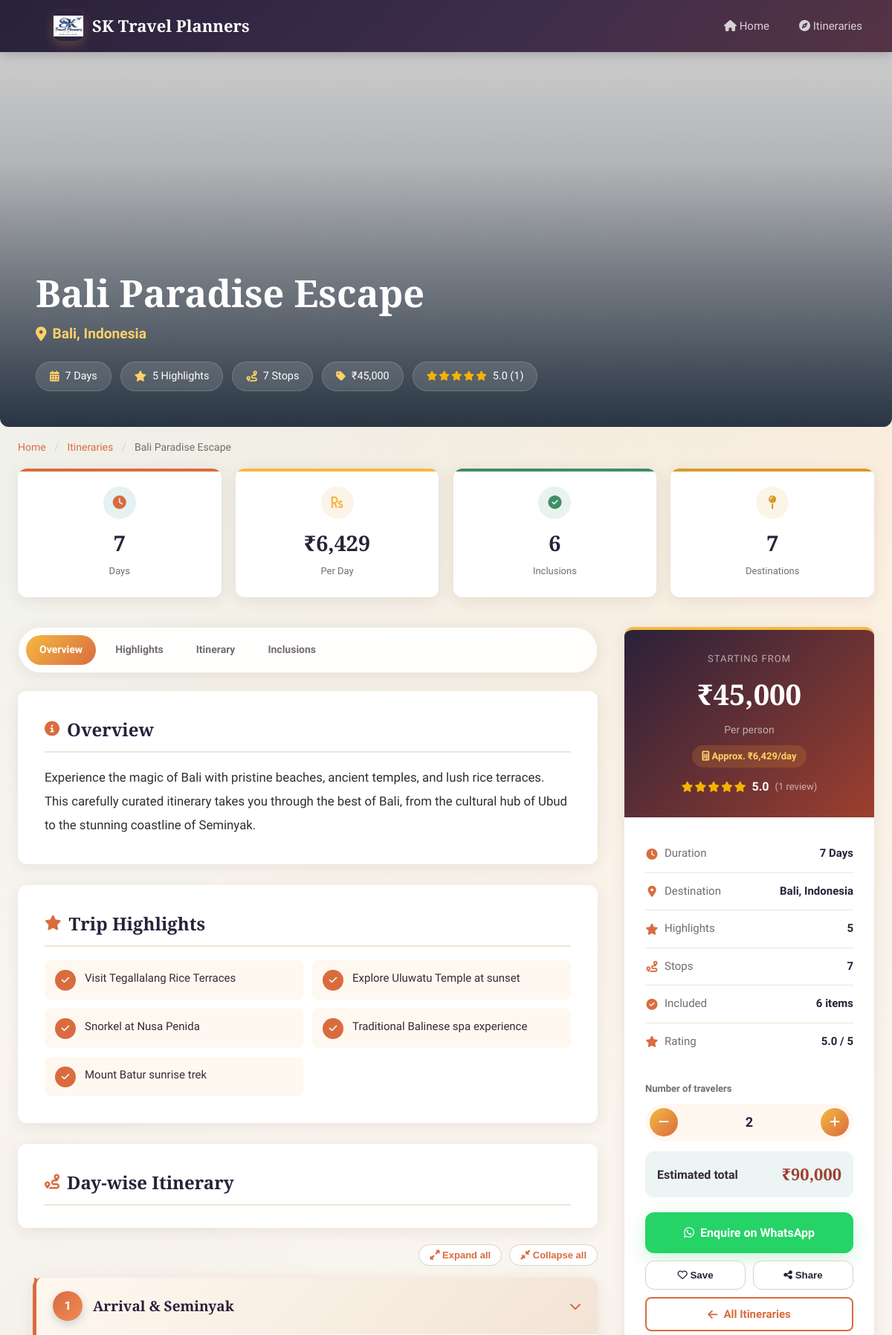
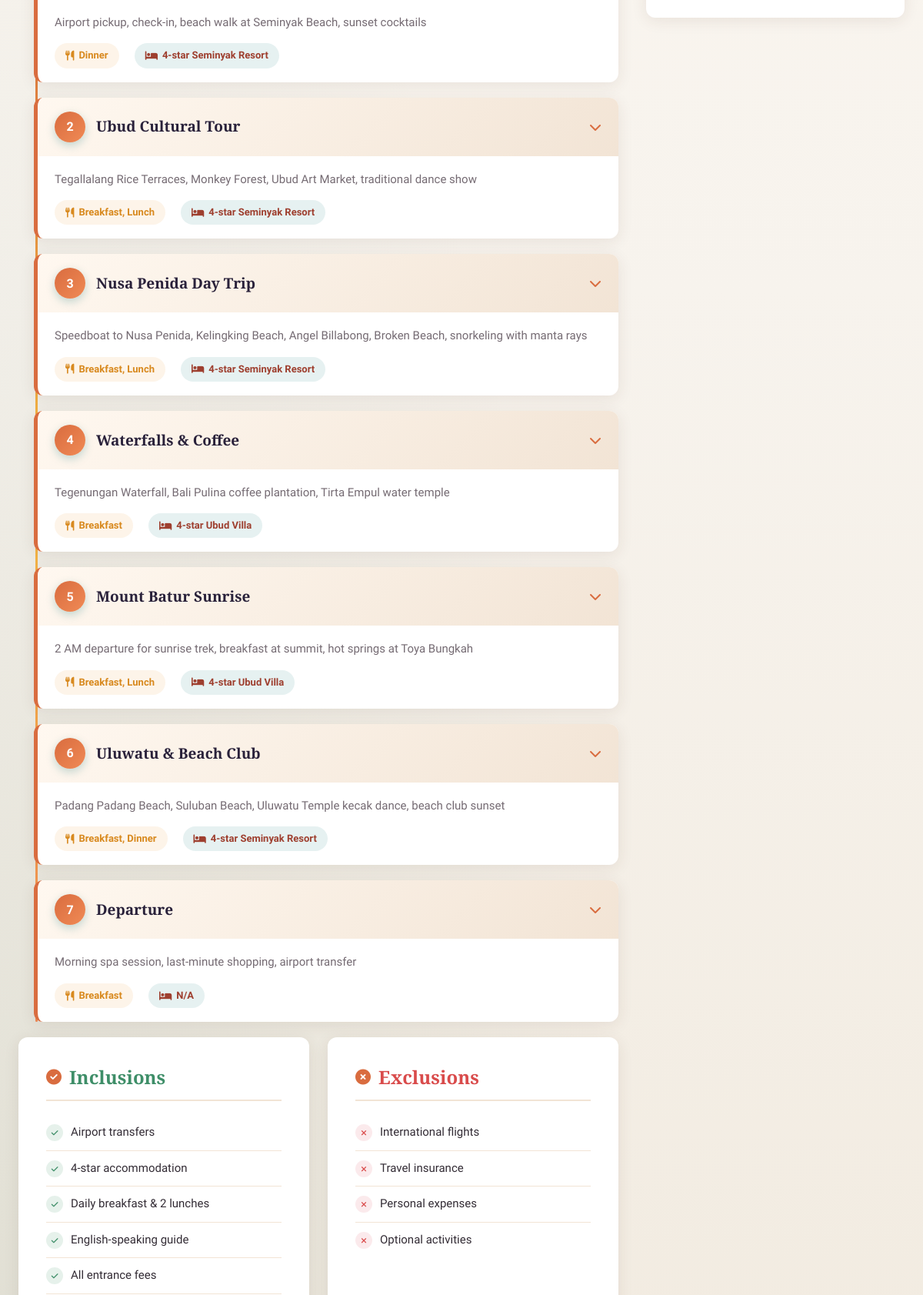
Screenshot of /detail.php?id=1 (upper part) with the database file from the repository (2 pictures, top to bottom).
### tables this page shows
CREATE TABLE IF NOT EXISTS itineraries (
    id            INT AUTO_INCREMENT PRIMARY KEY,
    title         VARCHAR(255) NOT NULL,
    destination   VARCHAR(255) NOT NULL,
    description   TEXT,
    price         DECIMAL(12,2) DEFAULT 0.00,
    duration_days INT DEFAULT 1,
    image         VARCHAR(255) DEFAULT NULL,
    highlights    TEXT,
    inclusions    TEXT,
    exclusions    TEXT,
    day_plan      TEXT,
    status        TINYINT(1) DEFAULT 1,

    created_at    TIMESTAMP DEFAULT CURRENT_TIMESTAMP,
    updated_at    TIMESTAMP DEFAULT CURRENT_TIMESTAMP
                  ON UPDATE CURRENT_TIMESTAMP

);

### config.php (called while the page is built, shortened)
<?php
function e($string): string
{
    return htmlspecialchars(
        (string) $string,
        ENT_QUOTES | ENT_HTML5,
        'UTF-8'
    );
}
function imageUrl(
    ?string $filename
): string {
    return
        'https://picsum.photos/seed/' .
        rawurlencode(
            'sktravel-' .
            ($filename ?? 'default')
        ) .
        '/800/500';
}
function formatPrice(
    $price
): string {
    return
        '₹' .
        number_format(
            (float) $price,
            0,
            '.',
            ','
        );
}
?>

### detail.php (the view, shortened to what this page needs)
<?php
require_once 'config.php';
$id = isset($_GET['id']) ? (int)$_GET['id'] : 0;
$stmt = $pdo->prepare("SELECT * FROM itineraries WHERE id = ? AND status = 1");
$stmt->execute([$id]);
$itin = $stmt->fetch();
$highlights = json_decode($itin['highlights'], true) ?? [];
$inclusions = json_decode($itin['inclusions'], true) ?? [];
$exclusions = json_decode($itin['exclusions'], true) ?? [];
$dayPlan    = json_decode($itin['day_plan'], true) ?? [];
$totalDays    = (int)$itin['duration_days'];
$perDay       = $totalDays > 0 ? round((float)$itin['price'] / $totalDays) : 0;
$highlightCnt = count($highlights);
$inclusionCnt = count($inclusions);
$stopCnt      = count($dayPlan);
$ratings = [];
try {
    $rs = $pdo->prepare(
        "SELECT itinerary_id, ROUND(AVG(rating), 1) AS avg_rating, COUNT(*) AS total
         FROM itinerary_reviews
         WHERE itinerary_id = ?
         GROUP BY itinerary_id"
    );
    $rs->execute([$id]);
    foreach ($rs->fetchAll(PDO::FETCH_ASSOC) as $r) {
        $ratings[(int)$r['itinerary_id']] = [
            'avg'   => (float)$r['avg_rating'],
            'count' => (int)$r['total'],
        ];
    }
} catch (Throwable $e) {
    error_log('Ratings unavailable: ' . $e->getMessage());
}
$ratingAvg   = $ratings[$id]['avg']   ?? 0.0;
$ratingCount = $ratings[$id]['count'] ?? 0;
if (!function_exists('renderStars')) {
    function renderStars(float $avg): string {
        $html = '';
        for ($i = 1; $i <= 5; $i++) {
            if ($avg >= $i)            $html .= '<i class="fas fa-star"></i>';
            elseif ($avg >= $i - 0.5)  $html .= '<i class="fas fa-star-half-alt"></i>';
            else                       $html .= '<i class="far fa-star"></i>';
        }
        return $html;
    }
}
?>
<!DOCTYPE html>
<html lang="en">
<head>
    <link rel="stylesheet" href="style.css">
    <link rel="stylesheet" href="https://cdnjs.cloudflare.com/ajax/libs/font-awesome/6.5.0/css/all.min.css">
</head>
<body class="detail-page">
<nav class="navbar">
    <div class="container navbar-inner">
        <a href="index.php" class="navbar-brand">
            <span class="brand-icon"><img src="logo.jpg" alt="Logo"></span>
            <?= e(APP_NAME) ?>
        </a>
        <ul class="navbar-nav">
            <li><a href="index.php"><i class="fas fa-home"></i> Home</a></li>
            <li><a href="index.php#itineraries"><i class="fas fa-compass"></i> Itineraries</a></li>
        </ul>
    </div>
</nav>
<div class="detail-hero">
    <img src="<?= e(imageUrl($itin['image'])) ?>" alt="<?= e($itin['title']) ?>">
    <div class="detail-hero-overlay">
        <h1><?= e($itin['title']) ?></h1>
        <div class="detail-dest-tag">
            <i class="fas fa-map-marker-alt"></i> <?= e($itin['destination']) ?>
        </div>
        <div class="detail-hero-badges">
            <span class="detail-hero-badge"><i class="fas fa-calendar-alt"></i> <?= $totalDays ?> Days</span>
            <span class="detail-hero-badge"><i class="fas fa-star"></i> <?= $highlightCnt ?> Highlights</span>
            <span class="detail-hero-badge"><i class="fas fa-route"></i> <?= $stopCnt ?> Stops</span>
            <span class="detail-hero-badge"><i class="fas fa-tag"></i> <?= e(formatPrice($itin['price'])) ?></span>
            <?php if ($ratingCount > 0): ?>
            <span class="detail-hero-badge rating" title="<?= e(number_format($ratingAvg, 1)) ?> out of 5">
                <span class="stars"><?= renderStars($ratingAvg) ?></span>
                <?= e(number_format($ratingAvg, 1)) ?> (<?= $ratingCount ?>)
            </span>
            <?php endif; ?>
        </div>
    </div>
</div>
<div class="container">
    <div class="breadcrumb">
        <a href="index.php">Home</a>
        <span>/</span>
        <a href="index.php#itineraries">Itineraries</a>
        <span>/</span>
        <?= e($itin['title']) ?>
    </div>
</div>
<section class="container" style="margin-bottom: 40px;">
    <div class="stats-row" id="stats-row">
        <div class="stat-card">
            <div class="stat-icon"><i class="fas fa-clock"></i></div>
            <div class="stat-value" data-count="<?= $totalDays ?>"><?= $totalDays ?></div>
            <div class="stat-label">Days</div>
        </div>
        <div class="stat-card">
            <div class="stat-icon"><i class="fas fa-rupee-sign"></i></div>
            <div class="stat-value"><?= e(formatPrice($perDay)) ?></div>
            <div class="stat-label">Per Day</div>
        </div>
        <div class="stat-card">
            <div class="stat-icon"><i class="fas fa-check-circle"></i></div>
            <div class="stat-value" data-count="<?= $inclusionCnt ?>"><?= $inclusionCnt ?></div>
            <div class="stat-label">Inclusions</div>
        </div>
        <div class="stat-card">
            <div class="stat-icon"><i class="fas fa-map-pin"></i></div>
            <div class="stat-value" data-count="<?= $stopCnt ?>"><?= $stopCnt ?></div>
            <div class="stat-label">Destinations</div>
        </div>
    </div>
</section>
<section style="padding-bottom: 60px;">
    <div class="container detail-grid">
        <div>
            <nav class="section-nav" id="section-nav">
                <a href="#overview" class="active">Overview</a>
                <?php if (!empty($highlights)): ?><a href="#highlights">Highlights</a><?php endif; ?>
                <?php if (!empty($dayPlan)): ?><a href="#itinerary">Itinerary</a><?php endif; ?>
                <?php if (!empty($inclusions) || !empty($exclusions)): ?><a href="#inclusions">Inclusions</a><?php endif; ?>
            </nav>
            <div class="info-box" id="overview" data-animate>
                <h2><i class="fas fa-info-circle"></i> Overview</h2>
                <p class="overview-text"><?= nl2br(e($itin['description'])) ?></p>
            </div>
            <?php if (!empty($highlights)): ?>
            <div class="info-box" id="highlights" data-animate>
                <h2><i class="fas fa-star"></i> Trip Highlights</h2>
                <div class="highlights-grid">
                    <?php foreach ($highlights as $idx => $h): ?>
                    <div class="highlight-item">
                        <span class="hi-icon"><i class="fas fa-check"></i></span>
                        <span><?= e($h) ?></span>
                    </div>
                    <?php endforeach; ?>
                </div>
            </div>
            <?php endif; ?>
            <?php if (!empty($dayPlan)): ?>
            <div class="info-box" id="itinerary" data-animate style="padding-bottom: 12px;">
                <h2><i class="fas fa-route"></i> Day-wise Itinerary</h2>
            </div>
            <div class="day-toolbar">
                <button type="button" id="expand-all"><i class="fas fa-expand-alt"></i> Expand all</button>
                <button type="button" id="collapse-all"><i class="fas fa-compress-alt"></i> Collapse all</button>
            </div>
            <div class="day-timeline">
                <?php foreach ($dayPlan as $idx => $d): ?>
                <div class="day-card" data-animate data-delay="<?= $idx * 80 ?>">
                    <div class="day-card-header">
                        <span class="day-num"><?= (int)$d['day'] ?></span>
                        <span class="day-header-title"><?= e($d['title'] ?? 'Day ' . $d['day']) ?></span>
                        <i class="fas fa-chevron-down chevron"></i>
                    </div>
                    <div class="day-card-body">
                        <p class="day-desc"><?= e($d['desc'] ?? 'Explore and enjoy the destination at your pace.') ?></p>
                        <div class="day-meta">
                            <?php if (!empty($d['meals'])): ?>
                            <span class="day-meta-tag meals"><i class="fas fa-utensils"></i> <?= e($d['meals']) ?></span>
                            <?php endif; ?>
                            <?php if (!empty($d['hotel'])): ?>
                            <span class="day-meta-tag hotel"><i class="fas fa-bed"></i> <?= e($d['hotel']) ?></span>
                            <?php endif; ?>
                        </div>
                    </div>
                </div>
                <?php endforeach; ?>
            </div>
            <?php endif; ?>
            <?php if (!empty($inclusions) || !empty($exclusions)): ?>
            <div class="inc-exc-grid" id="inclusions">
                <?php if (!empty($inclusions)): ?>
                <div class="info-box" data-animate>
                    <h2 style="color: var(--success);"><i class="fas fa-check-circle"></i> Inclusions</h2>
                    <ul class="inc-list">
                        <?php foreach ($inclusions as $inc): ?>
                        <li>
                            <span class="list-dot"><i class="fas fa-check"></i></span>
                            <span><?= e($inc) ?></span>
                        </li>
                        <?php endforeach; ?>
                    </ul>
                </div>
                <?php endif; ?>
                <?php if (!empty($exclusions)): ?>
                <div class="info-box" data-animate>
                    <h2 style="color: var(--danger);"><i class="fas fa-times-circle"></i> Exclusions</h2>
                    <ul class="exc-list">
                        <?php foreach ($exclusions as $exc): ?>
                        <li>
                            <span class="list-dot"><i class="fas fa-times"></i></span>
                            <span><?= e($exc) ?></span>
                        </li>
                        <?php endforeach; ?>
                    </ul>
                </div>
                <?php endif; ?>
            </div>
            <?php endif; ?>
        </div>
        <div>
            <div class="sidebar-box">
                <div class="sidebar-price-section">
                    <div class="sidebar-price-label">Starting from</div>
                    <div class="sidebar-price-big"><?= e(formatPrice($itin['price'])) ?></div>
                    <div class="sidebar-price-note">Per person</div>
                    <?php if ($perDay > 0): ?>
                    <div class="sidebar-per-day">
                        <i class="fas fa-calculator"></i> Approx. <?= e(formatPrice($perDay)) ?>/day
                    </div>
                    <?php endif; ?>
                    <?php if ($ratingCount > 0): ?>
                    <div class="rating-summary">
                        <span class="stars"><?= renderStars($ratingAvg) ?></span>
                        <span class="rating-num"><?= e(number_format($ratingAvg, 1)) ?></span>
                        <span class="rating-count">(<?= $ratingCount ?> review<?= $ratingCount === 1 ? '' : 's' ?>)</span>
                    </div>
                    <?php else: ?>
                    <div class="rating-empty"><i class="far fa-star"></i> No reviews yet</div>
                    <?php endif; ?>
                </div>
                <div class="sidebar-details">
                    <div class="sidebar-detail-row">
                        <span class="sdr-label"><i class="fas fa-clock"></i> Duration</span>
                        <span class="sdr-value"><?= $totalDays ?> Days</span>
                    </div>
                    <div class="sidebar-detail-row">
                        <span class="sdr-label"><i class="fas fa-map-marker-alt"></i> Destination</span>
                        <span class="sdr-value"><?= e($itin['destination']) ?></span>
                    </div>
                    <div class="sidebar-detail-row">
                        <span class="sdr-label"><i class="fas fa-star"></i> Highlights</span>
                        <span class="sdr-value"><?= $highlightCnt ?></span>
                    </div>
                    <div class="sidebar-detail-row">
                        <span class="sdr-label"><i class="fas fa-route"></i> Stops</span>
                        <span class="sdr-value"><?= $stopCnt ?></span>
                    </div>
                    <div class="sidebar-detail-row">
                        <span class="sdr-label"><i class="fas fa-check-circle"></i> Included</span>
                        <span class="sdr-value"><?= $inclusionCnt ?> items</span>
                    </div>
                    <?php if ($ratingCount > 0): ?>
                    <div class="sidebar-detail-row">
                        <span class="sdr-label"><i class="fas fa-star"></i> Rating</span>
                        <span class="sdr-value"><?= e(number_format($ratingAvg, 1)) ?> / 5</span>
                    </div>
                    <?php endif; ?>
                </div>
                <div class="traveler-calc" id="calc" data-price="<?= (float)$itin['price'] ?>">
                    <label>Number of travelers</label>
                    <div class="stepper">
                        <button type="button" id="minus" aria-label="Fewer travelers"><i class="fas fa-minus"></i></button>
                        <span class="count" id="traveler-count">2</span>
                        <button type="button" id="plus" aria-label="More travelers"><i class="fas fa-plus"></i></button>
                    </div>
                    <div class="calc-total"><span>Estimated total</span><strong id="calc-total"></strong></div>
                </div>
                <div class="sidebar-actions">
                    <a href="#" id="wa-btn" class="btn-whatsapp" target="_blank" rel="noopener noreferrer"
                       data-title="<?= e($itin['title']) ?>">
                        <i class="fab fa-whatsapp"></i> Enquire on WhatsApp
                    </a>
                    <div class="action-row">
                        <button type="button" id="save-btn"><i class="far fa-heart"></i> Save</button>
                        <button type="button" id="share-btn"><i class="fas fa-share-alt"></i> Share</button>
                    </div>
                    <a href="index.php" class="btn btn-outline" style="width:100%;justify-content:center;">
                        <i class="fas fa-arrow-left"></i> All Itineraries
                    </a>
                </div>
            </div>
        </div>
    </div>
</section>
</body>
</html>

### rows the page displays
itineraries: title "Bali Paradise Escape", destination "Bali, Indonesia", duration_days "7", highlights "5", day_plan "7", price "₹45,000", formatPrice($perDay) "₹6,429", inclusions "6", description "Experience the magic of Bali with pristine beaches, ancient temples, and lush rice terraces. This carefully curated itinerary takes you through the best of Bali, from the cultural hub of Ubud to the stunning coastline of Seminyak.", highlights "Visit Tegallalang Rice Terraces", highlights "Explore Uluwatu Temple at sunset", highlights "Snorkel at Nusa Penida", highlights "Traditional Balinese spa experience", highlights "Mount Batur sunrise trek", inclusions "Airport transfers", inclusions "4-star accommodation", inclusions "Daily breakfast & 2 lunches", inclusions "English-speaking guide", inclusions "All entrance fees", exclusions "International flights", exclusions "Travel insurance", exclusions "Personal expenses", exclusions "Optional activities"

### other values shown
APP_NAME "SK Travel Planners"
$ratingAvg "5.0"
$ratingCount "1"
$d['day'] "1"
$d['title'] "Arrival & Seminyak"
$d['desc'] "Airport pickup, check-in, beach walk at Seminyak Beach, sunset cocktails"
$d['meals'] "Dinner"
$d['hotel'] "4-star Seminyak Resort"
$d['day'] "2"
$d['title'] "Ubud Cultural Tour"
$d['desc'] "Tegallalang Rice Terraces, Monkey Forest, Ubud Art Market, traditional dance show"
$d['meals'] "Breakfast, Lunch"
$d['day'] "3"
$d['title'] "Nusa Penida Day Trip"
$d['desc'] "Speedboat to Nusa Penida, Kelingking Beach, Angel Billabong, Broken Beach, snorkeling with manta rays"
